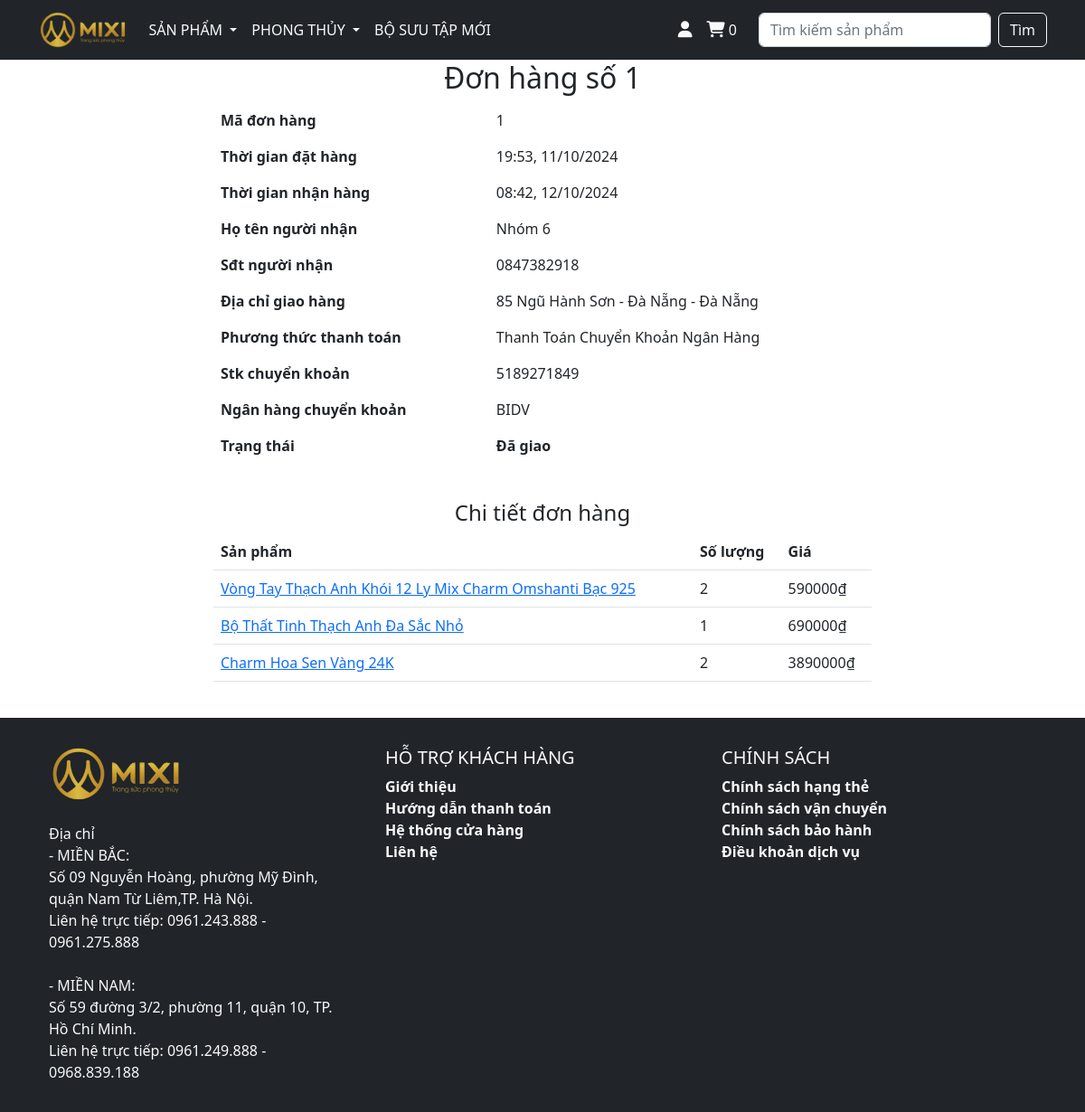
The app's page /payment/orders/1/ (signed in) with its own data.
### payment/models.py (models this page shows, shortened)
class Order(models.Model):
  ORDER_STATUS = [
    ('Chờ lấy hàng', 'Chờ lấy hàng'),
    ('Đã hủy', 'Đã hủy'),
    ('Đang giao', 'Đang giao'),
    ('Đã giao', 'Đã giao')
  ]
  user = models.ForeignKey(User, on_delete=models.CASCADE, null=True, blank=True)
  full_name = models.CharField(max_length=250)
  phone = models.CharField(max_length=250)
  shipping_address = models.TextField(max_length=15000)
  amount_paid = models.DecimalField(max_digits=10, decimal_places=0)
  payment_method = models.CharField(max_length=250)
  card_number = models.CharField(max_length=30, blank=True, null=True)
  bank = models.CharField(max_length=50, blank=True, null=True)
  date_ordered = models.DateTimeField(blank=True, null=True)
  status = models.CharField(max_length=30, choices=ORDER_STATUS, default='Chờ lấy hàng')
  date_shipped = models.DateTimeField(blank=True, null=True)

class OrderItem(models.Model):
  order = models.ForeignKey(Order, on_delete=models.CASCADE, null=True)
  product = models.ForeignKey(Product, on_delete=models.CASCADE, null=True)
  user = models.ForeignKey(User, on_delete=models.CASCADE, null=True, blank=True)
  quantity = models.PositiveBigIntegerField(default=1)
  price = models.DecimalField(max_digits=10, decimal_places=0)

### store/models.py (models this page shows, shortened)
class Product(models.Model):
  title = models.CharField(max_length=200)
  slug = models.SlugField(max_length=200, blank=True, null=True)
  category = models.ForeignKey(Category, null=True, on_delete=models.SET_NULL)
  element = models.ForeignKey(Element, null=True, on_delete=models.SET_NULL, blank=True)
  description = models.TextField()
  img1 = models.URLField(max_length=500)
  img2 = models.URLField(max_length=500, blank=True, null=True)
  img3 = models.URLField(max_length=500, blank=True, null=True)
  img4 = models.URLField(max_length=500, blank=True, null=True)
  price = models.DecimalField(max_digits=10, decimal_places=0)
  is_sale = models.BooleanField(default=False)
  discount = models.DecimalField(decimal_places=0, max_digits=3, blank=True, null=True)
  sale_price = models.DecimalField(max_digits=10, decimal_places=0, blank=True, null=True)
  start_sale = models.DateField(blank=True, null=True)
  end_sale = models.DateField(blank=True, null=True)
  quantity = models.IntegerField(default=30)
  q_purchase = models.IntegerField(default=0)
  stock = models.IntegerField(null=True, blank=True)
  status = models.BooleanField(default=True)
  created_at = models.DateTimeField(auto_now_add=True, blank=True)

### payment/views.py (the view, shortened to what this page needs)
# urls.py: path('orders/<int:pk>/', views.order, name='order')
def order(request, pk):
  try:
    order = Order.objects.get(id=pk)
    if order.user == request.user or request.user.is_superuser:
      title = f'Đơn hàng số {pk}'
      role = 'Khách hàng' if order.user == request.user else 'Quản lý'
      context = {'order': order,
                 'role': role,
                'title': title}
      return render(request, 'pages/order.html', context)
    else:
      return redirect('home')
  except Order.DoesNotExist:
    return redirect('home')

### cart/context_processors.py (called while the page is built)
def cart(request):
  return {'cart': Cart(request)}

### cart/utils.py (called while the page is built)
  def __len__(self):
    return sum(self.cart.values())

### templates/pages/order.html (shortened to what this page needs)
{% extends '../layouts/base.html' %}
{% block main %}
<div class="container">
  <div class="row">
    <center>
      <div class="col-8">
        <h2>{{ title }}</h2>
        <table class="table table-borderless">
          <tbody>
            <tr>
              <th scope="row">Mã đơn hàng</th>
              <td>{{ order.id }}</td>
            </tr>
            <tr>
              <th scope="row">Thời gian đặt hàng</th>
              <td>{{ order.date_ordered|date:"H:i, d/m/Y" }}</td>
            </tr>
            <tr>
              <th scope="row">Thời gian nhận hàng</th>
              <td>{{ order.date_shipped|date:"H:i, d/m/Y" }}</td>
            </tr>
            <tr>
              <th scope="row">Họ tên người nhận</th>
              <td>{{ order.full_name }}</td>
            </tr>
            <tr>
              <th scope="row">Sđt người nhận</th>
              <td>{{ order.phone }}</td>
            </tr>
            <tr>
              <th scope="row">Địa chỉ giao hàng</th>
              <td>{{ order.shipping_address }}</td>
            </tr>
            <tr>
              <th scope="row">Phương thức thanh toán</th>
              <td>{{ order.payment_method }}</td>
            </tr>
            {% if order.card_number %}
            <tr>
              <th scope="row">Stk chuyển khoản</th>
              <td>{{ order.card_number }}</td>
            </tr>
            <tr>
              <th scope="row">Ngân hàng chuyển khoản</th>
              <td>{{ order.bank }}</td>
            </tr>
            {% endif %}
            <tr>
              <th scope="row">Trạng thái</th>
              <td><strong>{{ order.status }}</strong></td>
            </tr>
          </tbody>
        </table>
        <br>
        <h4 class="text-center">Chi tiết đơn hàng</h4>
        <table class="table">
          <thead>
            <tr>
              <th scope="col">Sản phẩm</th>
              <th scope="col">Số lượng</th>
              <th scope="col">Giá</th>
            </tr>
          </thead>
          <tbody>
            {% for detail in order.orderitem_set.all %}
            <tr>
              <td>
                <a href="/products/{{ detail.product.slug }}/">
                  {{ detail.product.title }}
                </a>
              </td>
              <td>{{ detail.quantity }}</td>
              <td>{{ detail.price }}₫</td>
            </tr>
            {% endfor %}
          </tbody>
        </table>
      </div>
      <br>
    </center>
  </div>
</div>
{% load static %}
{% endblock %}

### templates/layouts/base.html (shortened to what this page needs)
{% load static %}
<!DOCTYPE html>
<html lang="en">
<head>
  <link rel="stylesheet" href="https://cdnjs.cloudflare.com/ajax/libs/font-awesome/6.5.2/css/all.min.css"/>
  <link href="https://cdn.jsdelivr.net/npm/bootstrap@5.2.3/dist/css/bootstrap.min.css" rel="stylesheet">
</head>
<body>
  {% include '../partials/header.html' %}
  <main class="container" style="min-height: 20vw;">
    {% block main %}
    {% endblock %}
  </main>
  {% include '../partials/footer.html' %}
</body>
</html>

### templates/partials/header.html (shortened to what this page needs)
{% load static %}
<nav class="navbar bg-dark navbar-expand-lg bg-body-tertiary border-bottom border-body" data-bs-theme="dark">
  <div class="container-fluid container">
    <a class="navbar-brand" href="/">
      <img src="{% static 'images/logo.webp' %}" height="40px" alt="Logo">
    </a>
    <div class="collapse navbar-collapse gap-3" id="navbarSupportedContent">
      <ul class="navbar-nav me-auto mb-2 mb-lg-0">
        <li class="nav-item dropdown">
          <a class="nav-link dropdown-toggle text-light" href="#" role="button" data-bs-toggle="dropdown" aria-expanded="false">
            SẢN PHẨM
          </a>
        </li>
        <li class="nav-item dropdown">
          <a class="nav-link dropdown-toggle text-light" href="#" role="button" data-bs-toggle="dropdown" aria-expanded="false">
            PHONG THỦY
          </a>
        </li>
        <li class="nav-item">
          <a class="nav-link active text-light" aria-current="page" href="/collections/bo-suu-tap-moi/">BỘ SƯU TẬP MỚI</a>
        </li>
      </ul>
      <ul class="navbar-nav me-0 mb-2 mb-lg-0">
        <li class="nav-item">
          {% if request.user.is_authenticated %}
          <a class="nav-link active text-light" aria-current="page" href="/account/" title="{{ request.user.username }}"><i class="fa-solid fa-user" style="font-size: 18px;"></i></a>
          {% else %}
          <a class="nav-link active text-light" aria-current="page" href="/login/" title="Đăng nhập"><i class="fa-solid fa-user" style="font-size: 18px;"></i></a>
          {% endif %}
        </li>
        <li class="nav-item">
          <a class="nav-link active text-light" aria-current="page" href="/cart/">
            <i class="fa-solid fa-cart-shopping" style="font-size: 18px;"></i>
            <span id="cart-quantity">{{cart | length}}</span>
          </a>
        </li>
      </ul>
      <form class="d-flex" action="/search/" role="search">
        <input class="form-control me-2" name="q" type="search" value="{{ q }}" placeholder="Tìm kiếm sản phẩm" aria-label="Search">
        <button class="btn btn-outline-light" type="submit">Tìm </button>
      </form>
    </div>
  </div>
</nav>

### templates/partials/footer.html (shortened to what this page needs)
{% load static %}
<nav class="navbar navbar-expand-lg bg-dark">
  <div class="container d-flex justify-content-center py-4">
    <div class="row w-100">
      <div class="col-4">
        <div>
          <img src="{% static 'images/logo.webp' %}" height="60px" alt="Logo">
        </div>
        <div>
          <div style="width: 5%;">
            <i class="fa-solid fa-location-dot"></i>
          </div>
          <div style="width: 95%;" class="text-light">
            Địa chỉ
            <span>
              <br>
              - MIỀN BẮC:
              <br>
              Số 09 Nguyễn Hoàng, phường Mỹ Đình, quận Nam Từ Liêm,TP. Hà Nội.
              <br>
              Liên hệ trực tiếp: 0961.243.888 - 0961.275.888
              <br> <br>
              - MIỀN NAM:
              <br>
              Số 59 đường 3/2, phường 11, quận 10, TP. Hồ Chí Minh.
              <br>
              Liên hệ trực tiếp: 0961.249.888 - 0968.839.188
              <br>
            </span>
          </div>
        </div>
      </div>
      <div class="col-4 text-light">
        <h5>HỖ TRỢ KHÁCH HÀNG</h5>
        <div class="footer-item">
          <div>Giới thiệu</div>
          <div>Hướng dẫn thanh toán</div>
          <div>Hệ thống cửa hàng</div>
          <div>Liên hệ</div>
        </div>
      </div>
      <div class="col-4 text-light">
        <h5>CHÍNH SÁCH</h5>
        <div class="footer-item">
          <div>Chính sách hạng thẻ</div>
          <div>Chính sách vận chuyển</div>
          <div>Chính sách bảo hành</div>
          <div>Điều khoản dịch vụ</div>
        </div>
      </div>
    </div>
  </div>
</nav>

### templates/partials/footer.html (style rules this page uses)
.footer-item div { font-weight: 600; }

### records on screen
Order: id "1", date_ordered "19:53, 11/10/2024", date_shipped "08:42, 12/10/2024", full_name "Nhóm 6", phone "0847382918", shipping_address "85 Ngũ Hành Sơn - Đà Nẵng - Đà Nẵng", payment_method "Thanh Toán Chuyển Khoản Ngân Hàng", card_number "5189271849", bank "BIDV", status "Đã giao"
OrderItem: product "Vòng Tay Thạch Anh Khói 12 Ly Mix Charm Omshanti Bạc 925", quantity "2", price "590000"
OrderItem: product "Bộ Thất Tinh Thạch Anh Đa Sắc Nhỏ", quantity "1", price "690000"
OrderItem: product "Charm Hoa Sen Vàng 24K", quantity "2", price "3890000"

### other values on screen
{{ cart | length }} "0"
{{ title }} "Đơn hàng số 1"
